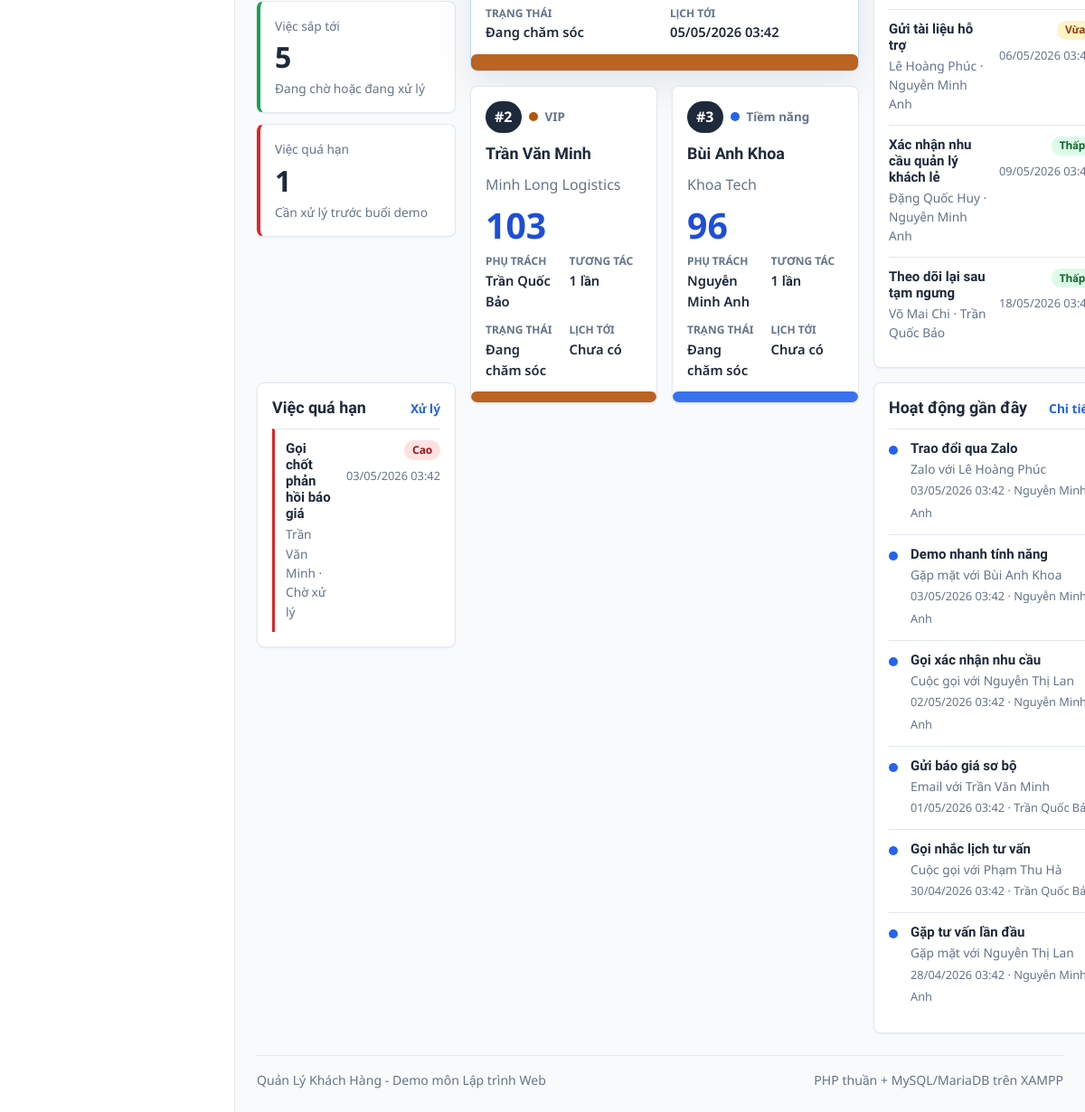
Page /bang-dieu-khien.php (signed in, lower part) on the earlier database version.
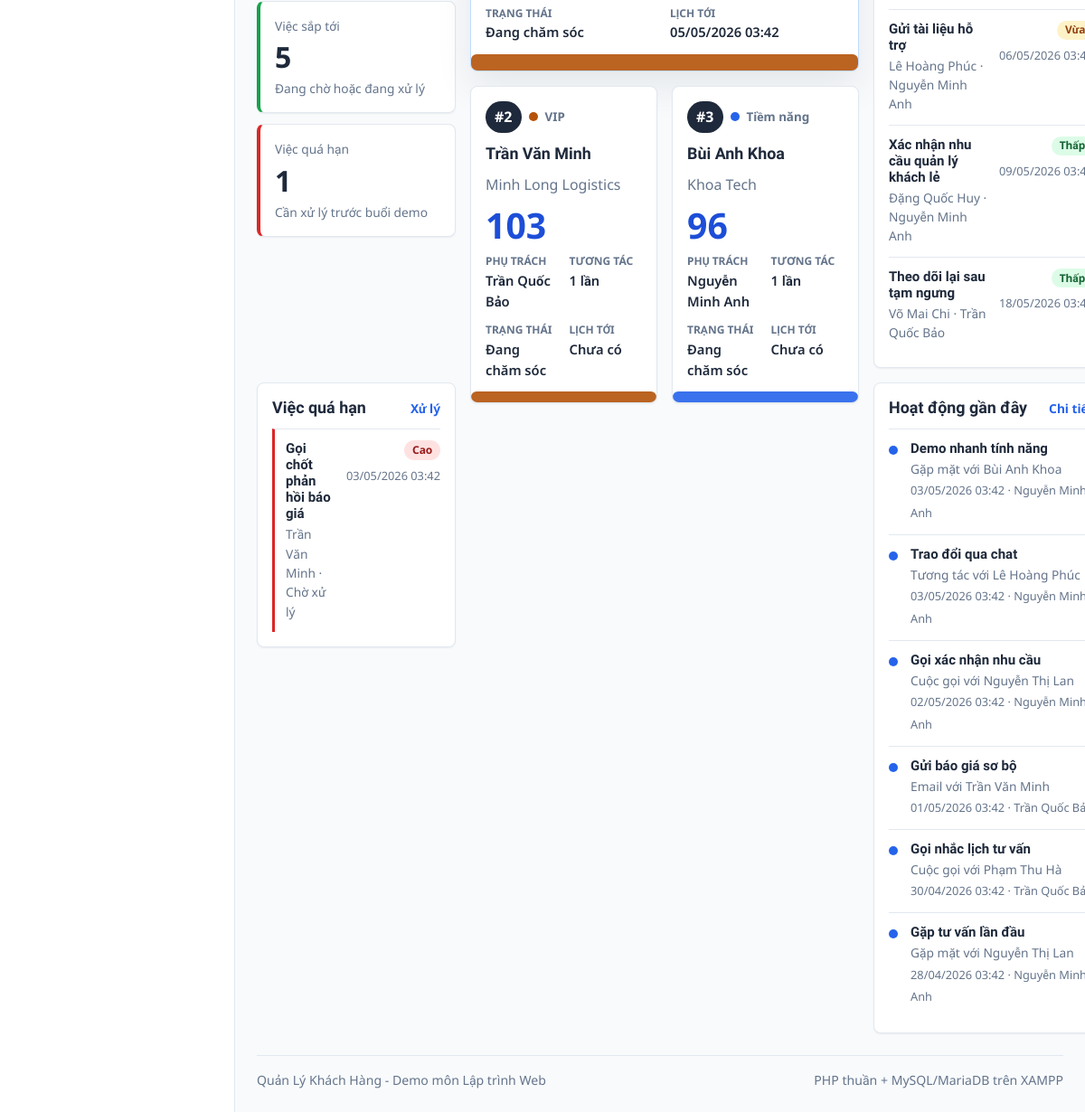
Same page on the later database version.
### tables this page shows
CREATE TABLE `customers` (
    `id` INT UNSIGNED NOT NULL AUTO_INCREMENT,
    `customer_type_id` INT UNSIGNED NOT NULL,
    `assigned_user_id` INT UNSIGNED NULL,
    `full_name` VARCHAR(150) NOT NULL,
    `company_name` VARCHAR(150) NULL,
    `gender` ENUM('male', 'female', 'other', 'unknown') NOT NULL DEFAULT 'unknown',
    `date_of_birth` DATE NULL,
    `phone` VARCHAR(32) NULL,
    `phone_normalized` VARCHAR(32) NULL,
    `email` VARCHAR(191) NULL,
    `email_normalized` VARCHAR(191) NULL,
    `address` VARCHAR(255) NULL,
    `city` VARCHAR(80) NULL,
    `source` ENUM('website', 'facebook', 'referral', 'walk_in', 'phone', 'other') NOT NULL DEFAULT 'other',
    `status` ENUM('active', 'potential', 'inactive') NOT NULL DEFAULT 'active',
    `notes` TEXT NULL,
    `deleted_at` DATETIME NULL,
    `active_phone_key` VARCHAR(32)
        GENERATED ALWAYS AS (
            CASE
                WHEN `deleted_at` IS NULL
                 AND `phone_normalized` IS NOT NULL
                 AND `phone_normalized` <> ''
                THEN `phone_normalized`
                ELSE NULL
            END
        ) PERSISTENT,
    `active_email_key` VARCHAR(191)
        GENERATED ALWAYS AS (
            CASE
                WHEN `deleted_at` IS NULL
                 AND `email_normalized` IS NOT NULL
                 AND `email_normalized` <> ''
                THEN `email_normalized`
                ELSE NULL
            END
        ) PERSISTENT,
    `created_at` DATETIME NOT NULL DEFAULT CURRENT_TIMESTAMP,
    `updated_at` DATETIME NOT NULL DEFAULT CURRENT_TIMESTAMP ON UPDATE CURRENT_TIMESTAMP,
    PRIMARY KEY (`id`),
    UNIQUE KEY `uq_customers_active_phone` (`active_phone_key`),
    UNIQUE KEY `uq_customers_active_email` (`active_email_key`),
    KEY `idx_customers_name` (`full_name`),
    KEY `idx_customers_company_name` (`company_name`),
    KEY `idx_customers_type_status` (`customer_type_id`, `status`),
    KEY `idx_customers_assigned_status` (`assigned_user_id`, `status`),
    KEY `idx_customers_status_deleted` (`status`, `deleted_at`),
    KEY `idx_customers_deleted_at` (`deleted_at`),
    KEY `idx_customers_phone_normalized` (`phone_normalized`),
    KEY `idx_customers_email_normalized` (`email_normalized`),
    CONSTRAINT `fk_customers_customer_type`
        FOREIGN KEY (`customer_type_id`) REFERENCES `customer_types` (`id`)
        ON UPDATE CASCADE
        ON DELETE RESTRICT,
    CONSTRAINT `fk_customers_assigned_user`
        FOREIGN KEY (`assigned_user_id`) REFERENCES `users` (`id`)
        ON UPDATE CASCADE
        ON DELETE SET NULL
);

CREATE TABLE `customer_types` (
    `id` INT UNSIGNED NOT NULL AUTO_INCREMENT,
    `name` VARCHAR(80) NOT NULL,
    `description` VARCHAR(255) NULL,
    `priority_score` TINYINT UNSIGNED NOT NULL DEFAULT 0,
    `color` VARCHAR(20) NOT NULL DEFAULT '#64748b',
    `is_active` TINYINT(1) NOT NULL DEFAULT 1,
    `created_at` DATETIME NOT NULL DEFAULT CURRENT_TIMESTAMP,
    `updated_at` DATETIME NOT NULL DEFAULT CURRENT_TIMESTAMP ON UPDATE CURRENT_TIMESTAMP,
    PRIMARY KEY (`id`),
    UNIQUE KEY `uq_customer_types_name` (`name`),
    KEY `idx_customer_types_active` (`is_active`),
    KEY `idx_customer_types_priority_score` (`priority_score`)
);

CREATE TABLE `users` (
    `id` INT UNSIGNED NOT NULL AUTO_INCREMENT,
    `full_name` VARCHAR(120) NOT NULL,
    `username` VARCHAR(50) NOT NULL,
    `email` VARCHAR(191) NOT NULL,
    `phone` VARCHAR(32) NULL,
    `password_hash` VARCHAR(255) NOT NULL,
    `role` ENUM('admin', 'staff') NOT NULL DEFAULT 'staff',
    `status` ENUM('active', 'locked') NOT NULL DEFAULT 'active',
    `last_login_at` DATETIME NULL,
    `created_at` DATETIME NOT NULL DEFAULT CURRENT_TIMESTAMP,
    `updated_at` DATETIME NOT NULL DEFAULT CURRENT_TIMESTAMP ON UPDATE CURRENT_TIMESTAMP,
    PRIMARY KEY (`id`),
    UNIQUE KEY `uq_users_username` (`username`),
    UNIQUE KEY `uq_users_email` (`email`),
    KEY `idx_users_role_status` (`role`, `status`),
    KEY `idx_users_status` (`status`),
    KEY `idx_users_last_login_at` (`last_login_at`)
);

CREATE TABLE `follow_up_tasks` (
    `id` INT UNSIGNED NOT NULL AUTO_INCREMENT,
    `customer_id` INT UNSIGNED NOT NULL,
    `assigned_user_id` INT UNSIGNED NOT NULL,
    `created_by` INT UNSIGNED NOT NULL,
    `title` VARCHAR(150) NOT NULL,
    `description` TEXT NULL,
    `due_at` DATETIME NOT NULL,
    `status` ENUM('pending', 'in_progress', 'completed', 'cancelled') NOT NULL DEFAULT 'pending',
    `priority` ENUM('low', 'medium', 'high') NOT NULL DEFAULT 'medium',
    `completed_at` DATETIME NULL,
    `created_at` DATETIME NOT NULL DEFAULT CURRENT_TIMESTAMP,
    `updated_at` DATETIME NOT NULL DEFAULT CURRENT_TIMESTAMP ON UPDATE CURRENT_TIMESTAMP,
    PRIMARY KEY (`id`),
    KEY `idx_tasks_assignee_status_due` (`assigned_user_id`, `status`, `due_at`),
    KEY `idx_tasks_customer_status` (`customer_id`, `status`),
    KEY `idx_tasks_due_at` (`due_at`),
    KEY `idx_tasks_priority` (`priority`),
    KEY `idx_tasks_created_by` (`created_by`),
    CONSTRAINT `fk_tasks_customer`
        FOREIGN KEY (`customer_id`) REFERENCES `customers` (`id`)
        ON UPDATE CASCADE
        ON DELETE CASCADE,
    CONSTRAINT `fk_tasks_assigned_user`
        FOREIGN KEY (`assigned_user_id`) REFERENCES `users` (`id`)
        ON UPDATE CASCADE
        ON DELETE RESTRICT,
    CONSTRAINT `fk_tasks_created_by`
        FOREIGN KEY (`created_by`) REFERENCES `users` (`id`)
        ON UPDATE CASCADE
        ON DELETE RESTRICT
);

CREATE TABLE `interactions` (
    `id` INT UNSIGNED NOT NULL AUTO_INCREMENT,
    `customer_id` INT UNSIGNED NOT NULL,
    `user_id` INT UNSIGNED NOT NULL,
    `interaction_type` ENUM('call', 'email', 'meeting', 'note', 'chat', 'zalo', 'other') NOT NULL DEFAULT 'note',
    `title` VARCHAR(150) NOT NULL,
    `content` TEXT NULL,
    `result` VARCHAR(150) NULL,
    `interaction_at` DATETIME NOT NULL DEFAULT CURRENT_TIMESTAMP,
    `created_at` DATETIME NOT NULL DEFAULT CURRENT_TIMESTAMP,
    `updated_at` DATETIME NOT NULL DEFAULT CURRENT_TIMESTAMP ON UPDATE CURRENT_TIMESTAMP,
    PRIMARY KEY (`id`),
    KEY `idx_interactions_customer_date` (`customer_id`, `interaction_at`),
    KEY `idx_interactions_user_date` (`user_id`, `interaction_at`),
    KEY `idx_interactions_type_date` (`interaction_type`, `interaction_at`),
    CONSTRAINT `fk_interactions_customer`
        FOREIGN KEY (`customer_id`) REFERENCES `customers` (`id`)
        ON UPDATE CASCADE
        ON DELETE CASCADE,
    CONSTRAINT `fk_interactions_user`
        FOREIGN KEY (`user_id`) REFERENCES `users` (`id`)
        ON UPDATE CASCADE
        ON DELETE RESTRICT
);

### bang-dieu-khien.php (the view, shortened to what the rows shown need)
<?php
require __DIR__ . '/dung-chung/kiem-tra-dang-nhap.php';
require __DIR__ . '/bao-cao/du-lieu-bang-dieu-khien.php';
$duLieuBangDieuKhien = lay_du_lieu_bang_dieu_khien();
$topKhachHang = $duLieuBangDieuKhien['top_khach_hang'];
$congViecSapToi = $duLieuBangDieuKhien['cong_viec_sap_toi'];
$congViecQuaHan = $duLieuBangDieuKhien['cong_viec_qua_han'];
$hoatDongGanDay = $duLieuBangDieuKhien['hoat_dong_gan_day'];
$nhanTrangThaiKhach = [
    'active' => 'Đang chăm sóc',
    'potential' => 'Tiềm năng',
    'inactive' => 'Tạm ngưng',
];
$nhanTrangThaiViec = [
    'pending' => 'Chờ xử lý',
    'in_progress' => 'Đang xử lý',
    'completed' => 'Hoàn thành',
    'cancelled' => 'Đã hủy',
];
$nhanUuTien = ['high' => 'Cao', 'medium' => 'Vừa', 'low' => 'Thấp'];
$lopUuTien = ['high' => 'badge-soft-danger', 'medium' => 'badge-soft-warning', 'low' => 'badge-soft-success'];
$nhanTuongTac = [
    'call' => 'Cuộc gọi',
    'email' => 'Email',
    'meeting' => 'Gặp mặt',
    'note' => 'Ghi chú',
    'zalo' => 'Zalo',
    'other' => 'Khác',
];
function mau_loai_khach_hang_dashboard_an_toan(?string $mau): string
{
    $mau = (string) $mau;
    return preg_match('/^#[0-9a-fA-F]{6}$/', $mau) ? $mau : '#64748b';
}
require __DIR__ . '/giao-dien/dau-trang.php';
?>
<section class="dashboard-page">
    <div class="dashboard-board">
        <section class="dashboard-centerpiece" aria-labelledby="top-khach-hang-title">
            <?php if ($topKhachHang === []): ?>
                <div class="empty-state surface-card">
                    <h3>Chưa có dữ liệu khách hàng</h3>
                    <p class="text-muted mb-0">Import dữ liệu mẫu để hiển thị cụm Top 3 khách hàng.</p>
                </div>
            <?php else: ?>
                <div class="podium-cluster">
                    <?php foreach ($topKhachHang as $viTri => $khachHang): ?>
                        <?php
                        $hang = $viTri + 1;
                        $mauLoai = mau_loai_khach_hang_dashboard_an_toan($khachHang['customer_type_color'] ?? null);
                        ?>
                        <article class="podium-card podium-card--rank-<?= e((string) $hang) ?>" style="--customer-type-color: <?= e($mauLoai) ?>">
                            <div class="podium-card-topline">
                                <span class="podium-rank">#<?= e((string) $hang) ?></span>
                                <span class="customer-type-pill"><span></span><?= e($khachHang['customer_type_name']) ?></span>
                            </div>
                            <h3><?= e($khachHang['full_name']) ?></h3>
                            <p class="podium-company"><?= e($khachHang['company_name'] ?: $khachHang['city'] ?: 'Khách hàng cá nhân') ?></p>
                            <div class="podium-score number"><?= e(number_format((float) $khachHang['care_score'], 0, ',', '.')) ?></div>
                            <dl class="podium-meta">
                                <div>
                                    <dt>Phụ trách</dt>
                                    <dd><?= e($khachHang['assigned_user_name'] ?: 'Chưa phân công') ?></dd>
                                </div>
                                <div>
                                    <dt>Tương tác</dt>
                                    <dd><?= e((string) $khachHang['interaction_count']) ?> lần</dd>
                                </div>
                                <div>
                                    <dt>Trạng thái</dt>
                                    <dd><?= e($nhanTrangThaiKhach[$khachHang['status']] ?? 'Không rõ') ?></dd>
                                </div>
                                <div>
                                    <dt>Lịch tới</dt>
                                    <dd><?= e(dinh_dang_ngay_gio($khachHang['next_task_due_at'] ?? null) ?: 'Chưa có') ?></dd>
                                </div>
                            </dl>
                            <div class="podium-base" aria-hidden="true"></div>
                        </article>
                    <?php endforeach; ?>
                </div>
            <?php endif; ?>
        </section>
        <section class="dashboard-panel dashboard-upcoming" aria-labelledby="viec-sap-toi-title">
            <div class="dashboard-list">
                <?php foreach ($congViecSapToi as $congViec): ?>
                    <article class="dashboard-list-row">
                        <div>
                            <h3><?= e($congViec['title']) ?></h3>
                            <p><?= e($congViec['customer_name']) ?> · <?= e($congViec['assigned_user_name']) ?></p>
                        </div>
                        <div class="dashboard-list-meta">
                            <span class="badge <?= e($lopUuTien[$congViec['priority']] ?? 'badge-soft-primary') ?>"><?= e($nhanUuTien[$congViec['priority']] ?? 'Vừa') ?></span>
                            <time><?= e(dinh_dang_ngay_gio($congViec['due_at'])) ?></time>
                        </div>
                    </article>
                <?php endforeach; ?>
            </div>
        </section>
        <section class="dashboard-panel dashboard-overdue" aria-labelledby="viec-qua-han-title">
            <div class="dashboard-panel-header">
                <h2 id="viec-qua-han-title">Việc quá hạn</h2>
            </div>
            <div class="dashboard-list">
                <?php foreach ($congViecQuaHan as $congViec): ?>
                    <article class="dashboard-list-row dashboard-list-row--urgent">
                        <div>
                            <h3><?= e($congViec['title']) ?></h3>
                            <p><?= e($congViec['customer_name']) ?> · <?= e($nhanTrangThaiViec[$congViec['status']] ?? 'Chờ xử lý') ?></p>
                        </div>
                        <div class="dashboard-list-meta">
                            <span class="badge <?= e($lopUuTien[$congViec['priority']] ?? 'badge-soft-warning') ?>"><?= e($nhanUuTien[$congViec['priority']] ?? 'Vừa') ?></span>
                            <time><?= e(dinh_dang_ngay_gio($congViec['due_at'])) ?></time>
                        </div>
                    </article>
                <?php endforeach; ?>
            </div>
        </section>
        <section class="dashboard-panel dashboard-activity" aria-labelledby="hoat-dong-title">
            <div class="dashboard-panel-header">
                <h2 id="hoat-dong-title">Hoạt động gần đây</h2>
            </div>
            <div class="dashboard-timeline">
                <?php foreach ($hoatDongGanDay as $hoatDong): ?>
                    <article class="dashboard-timeline-item">
                        <span class="timeline-dot" aria-hidden="true"></span>
                        <div>
                            <h3><?= e($hoatDong['title']) ?></h3>
                            <p><?= e($nhanTuongTac[$hoatDong['interaction_type']] ?? 'Tương tác') ?> với <?= e($hoatDong['customer_name']) ?></p>
                            <time><?= e(dinh_dang_ngay_gio($hoatDong['interaction_at'])) ?> · <?= e($hoatDong['user_name']) ?></time>
                        </div>
                    </article>
                <?php endforeach; ?>
            </div>
        </section>
    </div>
</section>
<?php require __DIR__ . '/giao-dien/cuoi-trang.php'; ?>

Differences in the rows shown:
changed interactions "Demo nhanh tính năng": moves up the list
changed interactions "Lê Hoàng Phúc": title "Trao đổi qua Zalo" → "Trao đổi qua chat"; interaction_type "Zalo" → "Tương tác"
